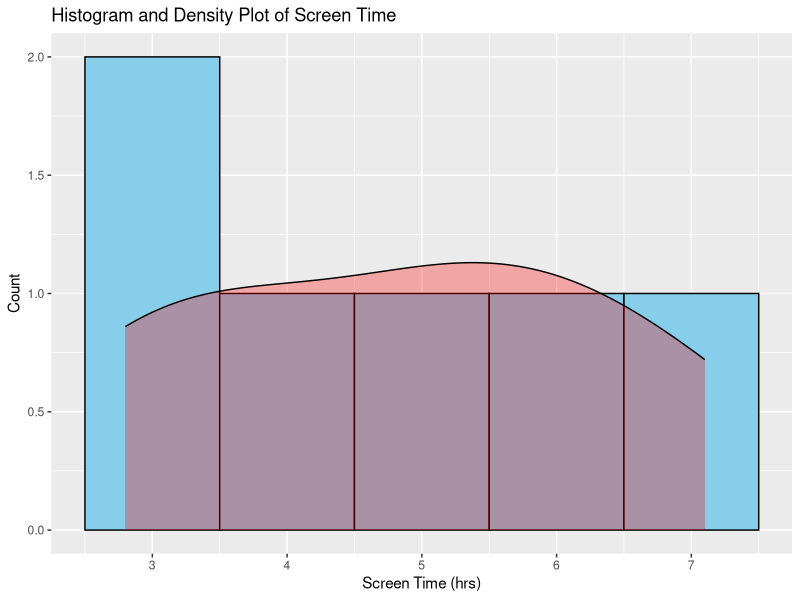
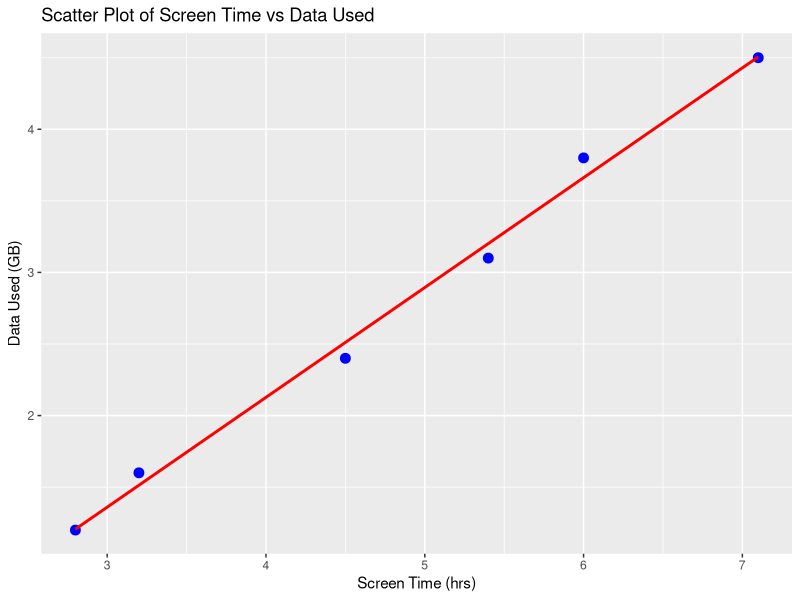
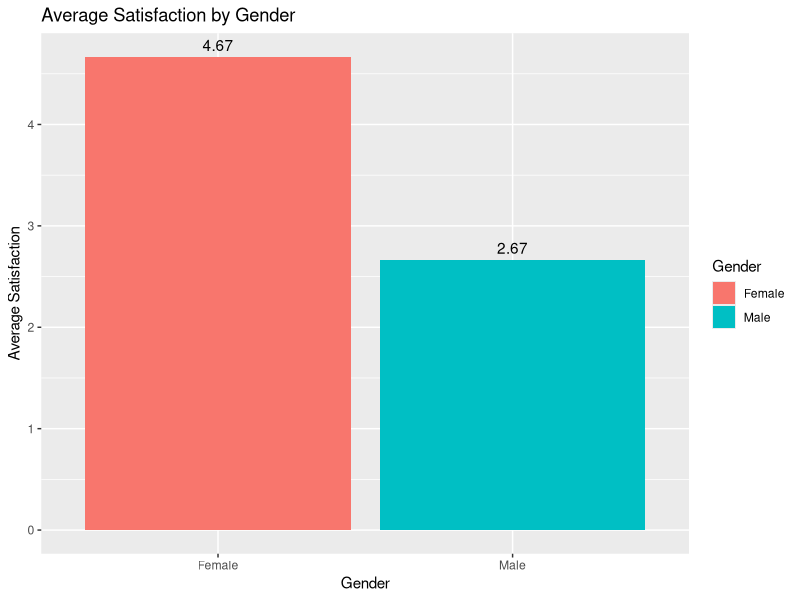

R code for these plots, in order:
library(ggplot2)
library(dplyr)

User_ID <- c("U01","U02","U03","U04","U05","U06")
Gender <- c("Male","Female","Male","Female","Male","Female")
Age <- c(20,22,19,21,23,20)
Screen_Time <- c(4.5,6.0,3.2,7.1,2.8,5.4)
App_Usage_Count <- c(18,25,12,30,10,22)
Data_Used <- c(2.4,3.8,1.6,4.5,1.2,3.1)
Satisfaction <- c(3,5,3,5,2,4)
Usage_Date <- as.Date(c("2025-01-08","2025-01-08","2025-02-11","2025-02-11","2025-03-14","2025-03-14"))

data <- data.frame(User_ID,Gender,Age,Screen_Time,App_Usage_Count,Data_Used,Satisfaction,Usage_Date)

ggplot(data, aes(x=Screen_Time)) +
  geom_histogram(binwidth=1, fill="skyblue", color="black") +
  geom_density(aes(y=after_stat(count)), fill="red", alpha=0.3) +
  labs(title="Histogram and Density Plot of Screen Time",
       x="Screen Time (hrs)",
       y="Count")

ggplot(data, aes(x=Screen_Time, y=Data_Used)) +
  geom_point(color="blue", size=3) +
  geom_smooth(method="lm", color="red", se=FALSE) +
  labs(title="Scatter Plot of Screen Time vs Data Used",
       x="Screen Time (hrs)",
       y="Data Used (GB)")

correlation <- cor(data$Screen_Time, data$Data_Used)
print(correlation)

avg <- data %>%
  group_by(Gender) %>%
  summarise(Average_Satisfaction = mean(Satisfaction))

ggplot(avg, aes(x=Gender, y=Average_Satisfaction, fill=Gender)) +
  geom_bar(stat="identity") +
  geom_text(aes(label=round(Average_Satisfaction,2)), vjust=-0.5) +
  labs(title="Average Satisfaction by Gender",
       x="Gender",
       y="Average Satisfaction")

cat("Correlation between Screen Time and Data Used:", correlation, "\n\n")

cat("Interpretation:\n")
cat("1. The histogram and density plot show that most users spend between 3 and 7 hours on mobile apps.\n\n")
cat("2. The scatter plot indicates a positive relationship between Screen Time and Data Used. As screen time increases, data usage also tends to increase.\n\n")
cat("3. The bar chart compares the average satisfaction scores of Male and Female users. Female users have a slightly higher average satisfaction score.\n")
